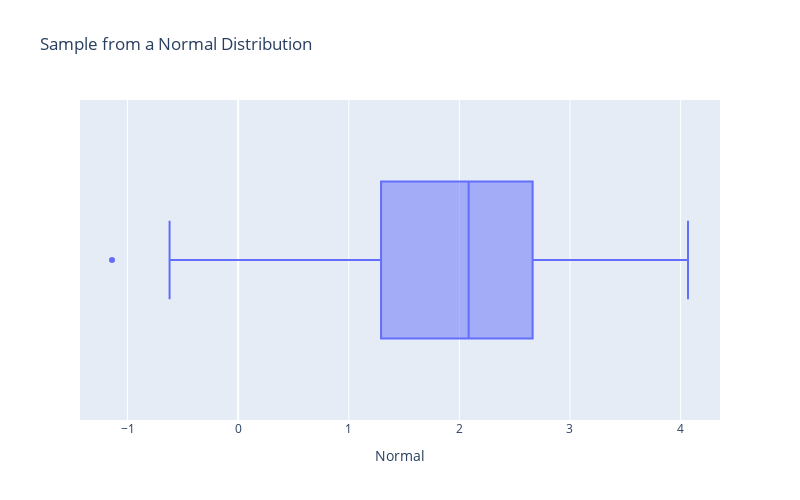

Here is the notebook cell this chart was saved with:
### Markdown cell above
4. Change the orientation of the chart by passing the relevant column as `x` instead of `y`

### Code cell
fig = px.box(df, x="Normal", 
                 height = 500, width = 800,
                 title='Sample from a Normal Distribution')
fig.show()

### Figure 1 — Plotly figure (JSON) as saved in the notebook; plotly's stock layout.template omitted (floating-point values rounded to 4 significant figures; data arrays with more than 128 entries replaced by an {"elided": "..."} marker saying what was removed)
{"data": [{"alignmentgroup": "True", "hovertemplate": "Normal=%{x}<extra></extra>", "legendgroup": "", "marker": {"color": "#636efa"}, "name": "", "notched": false, "offsetgroup": "", "orientation": "h", "showlegend": false, "type": "box", "x": {"elided": "200 float values"}, "x0": " ", "xaxis": "x", "y0": " ", "yaxis": "y"}], "layout": {"boxmode": "group", "height": 500, "legend": {"tracegroupgap": 0}, "title": {"text": "Sample from a Normal Distribution"}, "width": 800, "xaxis": {"anchor": "y", "domain": [0, 1], "title": {"text": "Normal"}}, "yaxis": {"anchor": "x", "domain": [0, 1]}}}
